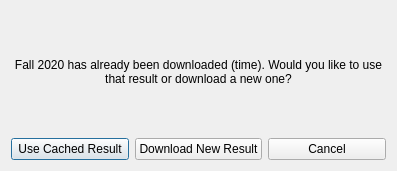
<?xml version="1.0" encoding="UTF-8"?>
<ui version="4.0">
 <class>Dialog</class>
 <widget class="QDialog" name="Dialog">
  <property name="geometry">
   <rect>
    <x>0</x>
    <y>0</y>
    <width>397</width>
    <height>171</height>
   </rect>
  </property>
  <property name="windowTitle">
   <string>Dialog</string>
  </property>
  <layout class="QGridLayout" name="gridLayout">
   <item row="0" column="0">
    <layout class="QVBoxLayout" name="verticalLayout">
     <item>
      <widget class="QLabel" name="message">
       <property name="text">
        <string>Fall 2020 has already been downloaded (time). Would you like to use that result or download a new one?</string>
       </property>
       <property name="alignment">
        <set>Qt::AlignCenter</set>
       </property>
       <property name="wordWrap">
        <bool>true</bool>
       </property>
      </widget>
     </item>
     <item>
      <layout class="QHBoxLayout" name="horizontalLayout">
       <item>
        <widget class="QPushButton" name="cached_result_button">
         <property name="text">
          <string>Use Cached Result</string>
         </property>
        </widget>
       </item>
       <item>
        <widget class="QPushButton" name="download_new_button">
         <property name="text">
          <string>Download New Result</string>
         </property>
        </widget>
       </item>
       <item>
        <widget class="QPushButton" name="cancel_button">
         <property name="text">
          <string>Cancel</string>
         </property>
        </widget>
       </item>
      </layout>
     </item>
    </layout>
   </item>
  </layout>
 </widget>
 <resources/>
 <connections/>
</ui>
